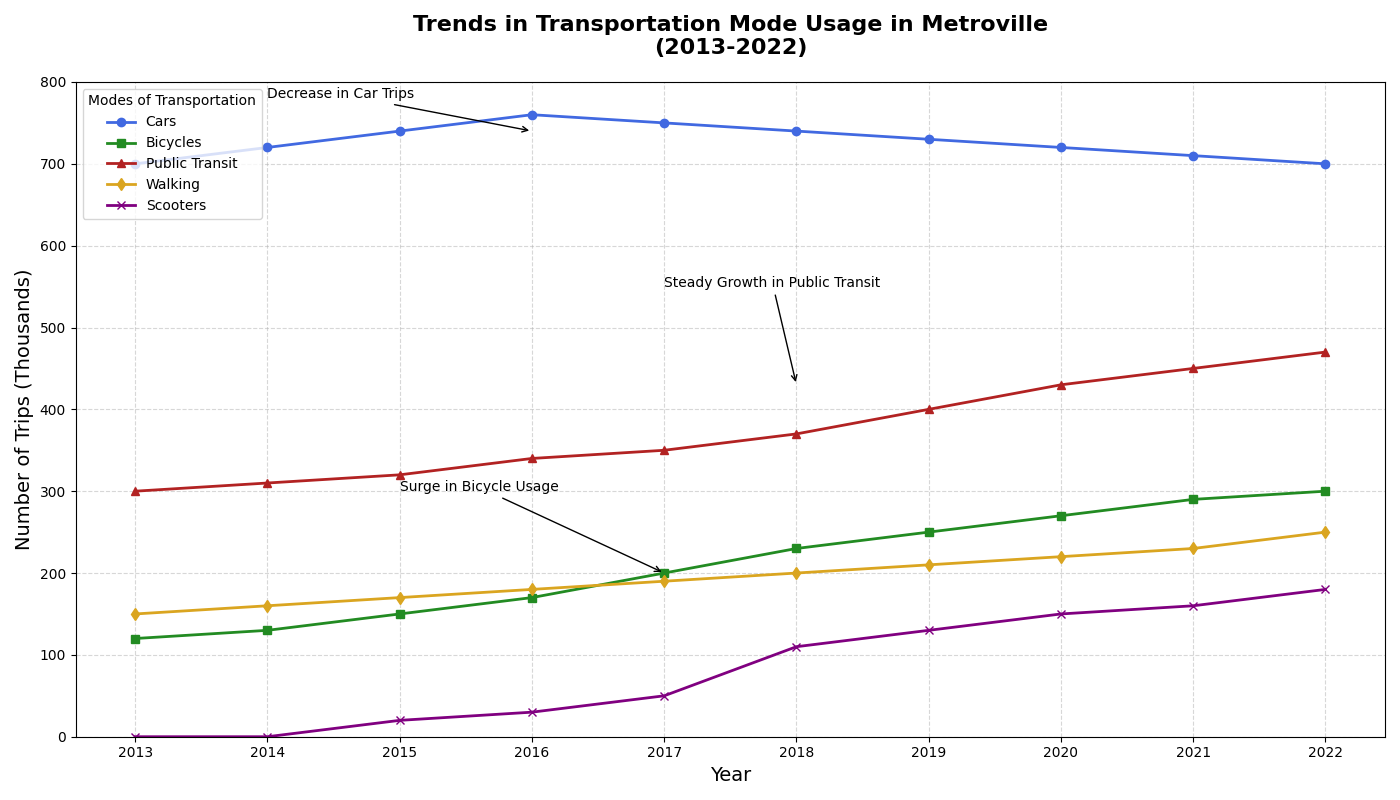

Recreate this plot in Python.
import matplotlib.pyplot as plt
import numpy as np

# Define the years
years = np.arange(2013, 2023)

# Transportation usage data (in thousands of trips)
cars_usage = [700, 720, 740, 760, 750, 740, 730, 720, 710, 700]
bicycles_usage = [120, 130, 150, 170, 200, 230, 250, 270, 290, 300]
public_transit_usage = [300, 310, 320, 340, 350, 370, 400, 430, 450, 470]
walking_usage = [150, 160, 170, 180, 190, 200, 210, 220, 230, 250]
scooters_usage = [0, 0, 20, 30, 50, 110, 130, 150, 160, 180]  # New data series for scooters

# Create the figure and axis
fig, ax = plt.subplots(figsize=(14, 8))

# Plot the data
ax.plot(years, cars_usage, label='Cars', marker='o', linestyle='-', linewidth=2, color='royalblue')
ax.plot(years, bicycles_usage, label='Bicycles', marker='s', linestyle='-', linewidth=2, color='forestgreen')
ax.plot(years, public_transit_usage, label='Public Transit', marker='^', linestyle='-', linewidth=2, color='firebrick')
ax.plot(years, walking_usage, label='Walking', marker='d', linestyle='-', linewidth=2, color='goldenrod')
ax.plot(years, scooters_usage, label='Scooters', marker='x', linestyle='-', linewidth=2, color='purple')  # Plot new data series

# Set chart titles and labels
ax.set_title('Trends in Transportation Mode Usage in Metroville\n(2013-2022)', fontsize=16, fontweight='bold', pad=20)
ax.set_xlabel('Year', fontsize=14)
ax.set_ylabel('Number of Trips (Thousands)', fontsize=14)
ax.set_xticks(years)
ax.set_ylim(0, 800)

# Add gridlines
ax.grid(True, linestyle='--', alpha=0.5)

# Add legends
ax.legend(title='Modes of Transportation', loc='upper left')

# Annotate significant trends
ax.annotate('Surge in Bicycle Usage', xy=(2017, 200), xytext=(2015, 300),
            arrowprops=dict(facecolor='black', arrowstyle='->'), fontsize=10)
ax.annotate('Steady Growth in Public Transit', xy=(2018, 430), xytext=(2017, 550),
            arrowprops=dict(facecolor='black', arrowstyle='->'), fontsize=10)
ax.annotate('Decrease in Car Trips', xy=(2016, 740), xytext=(2014, 780),
            arrowprops=dict(facecolor='black', arrowstyle='->'), fontsize=10)

# Adjust layout to prevent overlapping
plt.tight_layout()

# Display the plot
plt.show()
